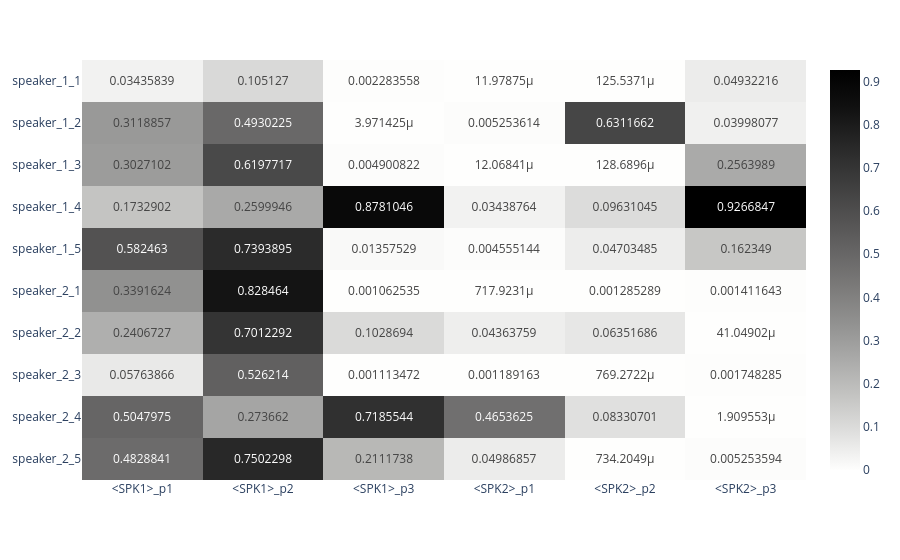

Notebook code for this chart:
### Code cell
fig_p

### Figure 1 — Plotly figure (JSON) as saved in the notebook; plotly's stock layout.template omitted (floating-point values rounded to 4 significant figures)
{"data": [{"coloraxis": "coloraxis", "hovertemplate": "x: %{x}<br>y: %{y}<br>color: %{z}<extra></extra>", "name": "0", "texttemplate": "%{z}", "type": "heatmap", "x": ["<SPK1>_p1", "<SPK1>_p2", "<SPK1>_p3", "<SPK2>_p1", "<SPK2>_p2", "<SPK2>_p3"], "xaxis": "x", "y": ["speaker_1_1", "speaker_1_2", "speaker_1_3", "speaker_1_4", "speaker_1_5", "speaker_2_1", "speaker_2_2", "speaker_2_3", "speaker_2_4", "speaker_2_5"], "yaxis": "y", "z": [[0.03436, 0.1051, 0.002284, 1.198e-05, 0.0001255, 0.04932], [0.3119, 0.493, 3.971e-06, 0.005254, 0.6312, 0.03998], [0.3027, 0.6198, 0.004901, 1.207e-05, 0.0001287, 0.2564], [0.1733, 0.26, 0.8781, 0.03439, 0.09631, 0.9267], [0.5825, 0.7394, 0.01358, 0.004555, 0.04703, 0.1623], [0.3392, 0.8285, 0.001063, 0.0007179, 0.001285, 0.001412], [0.2407, 0.7012, 0.1029, 0.04364, 0.06352, 4.105e-05], [0.05764, 0.5262, 0.001113, 0.001189, 0.0007693, 0.001748], [0.5048, 0.2737, 0.7186, 0.4654, 0.08331, 1.91e-06], [0.4829, 0.7502, 0.2112, 0.04987, 0.0007342, 0.005254]]}], "layout": {"coloraxis": {"colorscale": [[0, "rgb(254, 254, 253)"], [0.09091, "rgb(224, 224, 223)"], [0.1818, "rgb(197, 197, 195)"], [0.2727, "rgb(171, 171, 170)"], [0.3636, "rgb(146, 146, 145)"], [0.4545, "rgb(124, 123, 122)"], [0.5455, "rgb(102, 101, 101)"], [0.6364, "rgb(81, 80, 80)"], [0.7273, "rgb(59, 59, 59)"], [0.8182, "rgb(38, 38, 38)"], [0.9091, "rgb(16, 16, 16)"], [1, "rgb(0, 0, 0)"]]}, "margin": {"t": 60}, "xaxis": {"anchor": "y", "domain": [0, 1]}, "yaxis": {"anchor": "x", "autorange": "reversed", "domain": [0, 1]}}}
